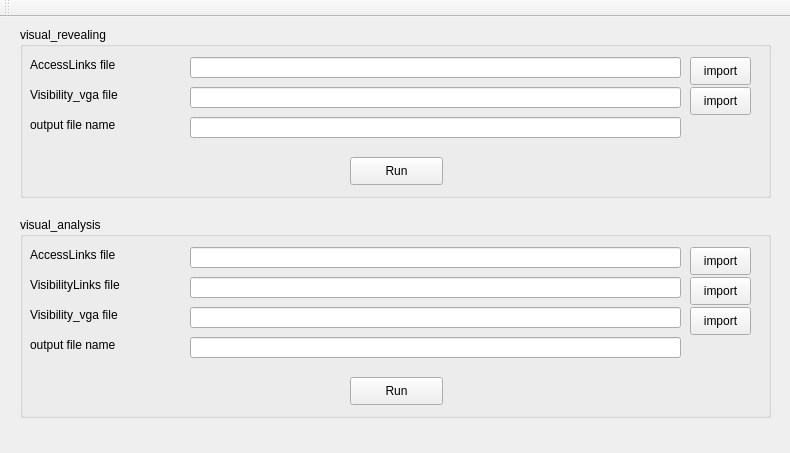
<?xml version="1.0" encoding="UTF-8"?>
<ui version="4.0">
 <class>VGA_Tool</class>
 <widget class="QMainWindow" name="VGA_Tool">
  <property name="geometry">
   <rect>
    <x>0</x>
    <y>0</y>
    <width>790</width>
    <height>453</height>
   </rect>
  </property>
  <property name="windowTitle">
   <string>VGA_Tool</string>
  </property>
  <widget class="QWidget" name="centralWidget">
   <widget class="QGroupBox" name="groupBox">
    <property name="geometry">
     <rect>
      <x>20</x>
      <y>10</y>
      <width>751</width>
      <height>171</height>
     </rect>
    </property>
    <property name="title">
     <string>visual_revealing</string>
    </property>
    <widget class="QLabel" name="label">
     <property name="geometry">
      <rect>
       <x>10</x>
       <y>30</y>
       <width>151</width>
       <height>16</height>
      </rect>
     </property>
     <property name="text">
      <string>AccessLinks file</string>
     </property>
    </widget>
    <widget class="QLineEdit" name="lineEdit">
     <property name="geometry">
      <rect>
       <x>170</x>
       <y>30</y>
       <width>491</width>
       <height>21</height>
      </rect>
     </property>
    </widget>
    <widget class="QPushButton" name="pushButton">
     <property name="geometry">
      <rect>
       <x>670</x>
       <y>30</y>
       <width>61</width>
       <height>28</height>
      </rect>
     </property>
     <property name="text">
      <string>import</string>
     </property>
    </widget>
    <widget class="QLabel" name="label_2">
     <property name="geometry">
      <rect>
       <x>10</x>
       <y>60</y>
       <width>161</width>
       <height>16</height>
      </rect>
     </property>
     <property name="text">
      <string>Visibility_vga file</string>
     </property>
    </widget>
    <widget class="QLineEdit" name="lineEdit_2">
     <property name="geometry">
      <rect>
       <x>170</x>
       <y>60</y>
       <width>491</width>
       <height>21</height>
      </rect>
     </property>
    </widget>
    <widget class="QPushButton" name="pushButton_2">
     <property name="geometry">
      <rect>
       <x>670</x>
       <y>60</y>
       <width>61</width>
       <height>28</height>
      </rect>
     </property>
     <property name="text">
      <string>import</string>
     </property>
    </widget>
    <widget class="QLineEdit" name="lineEdit_3">
     <property name="geometry">
      <rect>
       <x>170</x>
       <y>90</y>
       <width>491</width>
       <height>21</height>
      </rect>
     </property>
    </widget>
    <widget class="QLabel" name="label_3">
     <property name="geometry">
      <rect>
       <x>10</x>
       <y>90</y>
       <width>161</width>
       <height>16</height>
      </rect>
     </property>
     <property name="text">
      <string>output file name</string>
     </property>
    </widget>
    <widget class="QPushButton" name="pushButton_3">
     <property name="geometry">
      <rect>
       <x>330</x>
       <y>130</y>
       <width>93</width>
       <height>28</height>
      </rect>
     </property>
     <property name="text">
      <string>Run</string>
     </property>
    </widget>
   </widget>
   <widget class="QGroupBox" name="groupBox_2">
    <property name="geometry">
     <rect>
      <x>20</x>
      <y>200</y>
      <width>751</width>
      <height>201</height>
     </rect>
    </property>
    <property name="title">
     <string>visual_analysis</string>
    </property>
    <widget class="QLabel" name="label_4">
     <property name="geometry">
      <rect>
       <x>10</x>
       <y>30</y>
       <width>151</width>
       <height>16</height>
      </rect>
     </property>
     <property name="text">
      <string>AccessLinks file</string>
     </property>
    </widget>
    <widget class="QLineEdit" name="lineEdit_4">
     <property name="geometry">
      <rect>
       <x>170</x>
       <y>30</y>
       <width>491</width>
       <height>21</height>
      </rect>
     </property>
    </widget>
    <widget class="QPushButton" name="pushButton_4">
     <property name="geometry">
      <rect>
       <x>670</x>
       <y>30</y>
       <width>61</width>
       <height>28</height>
      </rect>
     </property>
     <property name="text">
      <string>import</string>
     </property>
    </widget>
    <widget class="QLabel" name="label_5">
     <property name="geometry">
      <rect>
       <x>10</x>
       <y>90</y>
       <width>161</width>
       <height>16</height>
      </rect>
     </property>
     <property name="text">
      <string>Visibility_vga file</string>
     </property>
    </widget>
    <widget class="QLineEdit" name="lineEdit_5">
     <property name="geometry">
      <rect>
       <x>170</x>
       <y>90</y>
       <width>491</width>
       <height>21</height>
      </rect>
     </property>
    </widget>
    <widget class="QPushButton" name="pushButton_5">
     <property name="geometry">
      <rect>
       <x>670</x>
       <y>90</y>
       <width>61</width>
       <height>28</height>
      </rect>
     </property>
     <property name="text">
      <string>import</string>
     </property>
    </widget>
    <widget class="QLineEdit" name="lineEdit_6">
     <property name="geometry">
      <rect>
       <x>170</x>
       <y>120</y>
       <width>491</width>
       <height>21</height>
      </rect>
     </property>
    </widget>
    <widget class="QLabel" name="label_6">
     <property name="geometry">
      <rect>
       <x>10</x>
       <y>120</y>
       <width>161</width>
       <height>16</height>
      </rect>
     </property>
     <property name="text">
      <string>output file name</string>
     </property>
    </widget>
    <widget class="QPushButton" name="pushButton_6">
     <property name="geometry">
      <rect>
       <x>330</x>
       <y>160</y>
       <width>93</width>
       <height>28</height>
      </rect>
     </property>
     <property name="text">
      <string>Run</string>
     </property>
    </widget>
    <widget class="QPushButton" name="pushButton_7">
     <property name="geometry">
      <rect>
       <x>670</x>
       <y>60</y>
       <width>61</width>
       <height>28</height>
      </rect>
     </property>
     <property name="text">
      <string>import</string>
     </property>
    </widget>
    <widget class="QLineEdit" name="lineEdit_7">
     <property name="geometry">
      <rect>
       <x>170</x>
       <y>60</y>
       <width>491</width>
       <height>21</height>
      </rect>
     </property>
    </widget>
    <widget class="QLabel" name="label_7">
     <property name="geometry">
      <rect>
       <x>10</x>
       <y>60</y>
       <width>161</width>
       <height>16</height>
      </rect>
     </property>
     <property name="text">
      <string>VisibilityLinks file</string>
     </property>
    </widget>
   </widget>
  </widget>
  <widget class="QMenuBar" name="menuBar">
   <property name="geometry">
    <rect>
     <x>0</x>
     <y>0</y>
     <width>790</width>
     <height>26</height>
    </rect>
   </property>
  </widget>
  <widget class="QToolBar" name="mainToolBar">
   <attribute name="toolBarArea">
    <enum>TopToolBarArea</enum>
   </attribute>
   <attribute name="toolBarBreak">
    <bool>false</bool>
   </attribute>
  </widget>
 </widget>
 <layoutdefault spacing="6" margin="11"/>
 <resources>
  <include location="VGA_Tool.qrc"/>
 </resources>
 <connections/>
</ui>
